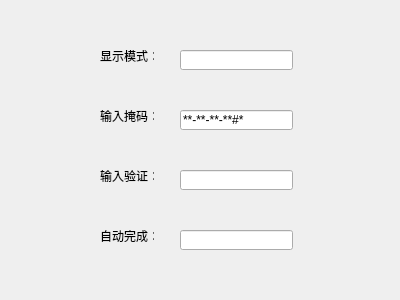
<?xml version="1.0" encoding="UTF-8"?>
<ui version="4.0">
 <class>MyWidget</class>
 <widget class="QWidget" name="MyWidget">
  <property name="geometry">
   <rect>
    <x>0</x>
    <y>0</y>
    <width>400</width>
    <height>300</height>
   </rect>
  </property>
  <property name="windowTitle">
   <string>MyWidget</string>
  </property>
  <widget class="QLabel" name="label">
   <property name="geometry">
    <rect>
     <x>100</x>
     <y>50</y>
     <width>54</width>
     <height>12</height>
    </rect>
   </property>
   <property name="text">
    <string>显示模式：</string>
   </property>
  </widget>
  <widget class="QLineEdit" name="lineEdit1">
   <property name="geometry">
    <rect>
     <x>180</x>
     <y>50</y>
     <width>113</width>
     <height>20</height>
    </rect>
   </property>
   <property name="echoMode">
    <enum>QLineEdit::Password</enum>
   </property>
  </widget>
  <widget class="QLabel" name="label_2">
   <property name="geometry">
    <rect>
     <x>100</x>
     <y>110</y>
     <width>54</width>
     <height>12</height>
    </rect>
   </property>
   <property name="text">
    <string>输入掩码：</string>
   </property>
  </widget>
  <widget class="QLineEdit" name="lineEdit2">
   <property name="geometry">
    <rect>
     <x>180</x>
     <y>110</y>
     <width>113</width>
     <height>20</height>
    </rect>
   </property>
   <property name="inputMask">
    <string>&gt;AA-90-bb-!aa\#H;*</string>
   </property>
  </widget>
  <widget class="QLabel" name="label_3">
   <property name="geometry">
    <rect>
     <x>100</x>
     <y>170</y>
     <width>54</width>
     <height>12</height>
    </rect>
   </property>
   <property name="text">
    <string>输入验证：</string>
   </property>
  </widget>
  <widget class="QLineEdit" name="lineEdit3">
   <property name="geometry">
    <rect>
     <x>180</x>
     <y>170</y>
     <width>113</width>
     <height>20</height>
    </rect>
   </property>
  </widget>
  <widget class="QLabel" name="label_4">
   <property name="geometry">
    <rect>
     <x>100</x>
     <y>230</y>
     <width>54</width>
     <height>12</height>
    </rect>
   </property>
   <property name="text">
    <string>自动完成：</string>
   </property>
  </widget>
  <widget class="QLineEdit" name="lineEdit4">
   <property name="geometry">
    <rect>
     <x>180</x>
     <y>230</y>
     <width>113</width>
     <height>20</height>
    </rect>
   </property>
  </widget>
 </widget>
 <layoutdefault spacing="6" margin="11"/>
 <resources/>
 <connections/>
</ui>
